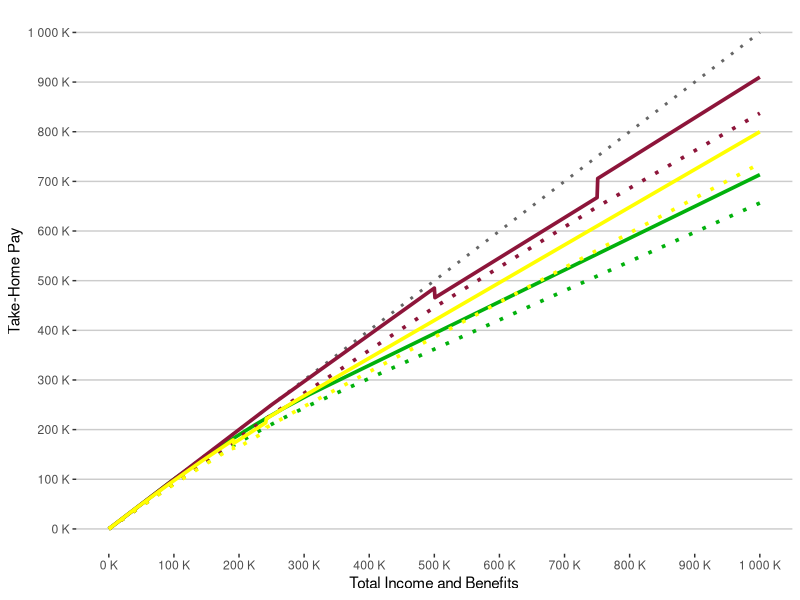

Reproduce this figure in R.
library(ggplot2)
library(scales)
rm(list = ls())

# Generate data
x <- seq(0, 1000000, by = 1000)
y_dotted <- x

#Income After Tax 

y_ranil <- ifelse(x <= 100000, x,
           ifelse(x <= 141666.67,(x-100000)* 0.94+100000,
           ifelse(x <= 183335.33,(41666.67*0.94)+(x - 100000 - 41666.67)* 0.88 + 100000,
           ifelse(x <= 225003, (41666.67*0.94)+((41666.67)*0.88)+(x-100000 - 2*41666.67)*0.82 +100000,
           ifelse(x <= 266670.67,(41666.67*0.94)+(41666.67*0.88)+(41666.67*0.82)+(x-100000-3*41666.67) * 0.76 +100000,
           ifelse(x <= 308333.33,(41666.67*0.94)+(41666.67*0.88)+(41666.67*0.82)+(41666.67*0.76)+(x-100000-4*41666.67) * 0.70 +100000,(41666.67*0.94)+(41666.67*0.88)+(41666.67*0.82)+(41666.67*0.76)+(41666.67*0.70)+(x - 100000 - 5*41666.67)*0.64 + 100000)))))) 

y_gota <- ifelse(x <= 250000,x,
          ifelse(x <= 500000, (x - 250000)*0.94 + 250000,
          ifelse(x <= 750000, (250000*0.94) + ((x - 250000 - 250000)*0.88 +250000)*0.92,(250000*0.94)+(250000*0.88)+(x - 250000 - 2*250000)*0.82 + 250000)))
                 
y_mangala <- ifelse(x <= 41666.67, x,
             ifelse(x <= 91666.67,(x-41666.67)* 0.96 + 41666.67,
             ifelse(x <= 141666.67,(50000*0.96)+(x - 41666.67 - 50000)* 0.92 + 41666.67,
             ifelse(x <= 191666.67,(50000*0.96)+(50000*0.92)+(x-41666.67 - 2*50000)*0.88 +41666.67,
             ifelse(x <= 241666.67,(50000*0.96)+(50000*0.92)+(41666.67*0.88)+(x-41666.67-3*50000) * 0.84 +41666.67,
             ifelse(x <= 291666.67,(50000*0.96)+(50000*0.92)+(50000*0.88)+(50000*0.84)+(x-41666.67-4*50000) * 0.80 +41666.67,(50000*0.96)+(50000*0.92)+(50000*0.88)+(50000*0.84)+(50000*0.80)+(x - 41667.66 - 5*50000)*0.76+41666.76)))))) 

df_list <-list("x" = x,"y_gota" = y_gota,"y_ranil" = y_ranil, "y_mangala" = y_mangala)
df <- as.data.frame(df_list)  

#Take home pay 

ranil_z <- ifelse(x <= 100000, (x * 0.92),
           ifelse(x <= 141666.67,((x-100000)* 0.94+100000)*0.92,
           ifelse(x <= 183335.33,((41666.67*0.94)+(x - 100000 - 41666.67)* 0.88 + 100000)*0.92,
           ifelse(x <= 225003, ((41666.67*0.94)+((41666.67)*0.88)+(x-100000 - 2*41666.67)*0.82 +100000)*0.92,
           ifelse(x <= 266670.67, ((41666.67*0.94)+(41666.67*0.88)+(41666.67*0.82)+(x-100000-3*41666.67) * 0.76 +100000)*0.92,
           ifelse(x <= 308333.33, ((41666.67*0.94)+(41666.67*0.88)+(41666.67*0.82)+(41666.67*0.76)+(x-100000-4*41666.67) * 0.70 +100000)*0.92,((41666.67*0.94)+(41666.67*0.88)+(41666.67*0.82)+(41666.67*0.76)+(41666.67*0.70)+(x - 100000 - 5*41666.67)*0.64 + 100000)*0.92)))))) 

gota_z <- ifelse(x <= 250000, (x*0.92),
          ifelse(x <= 500000, ((x - 250000)*0.94+250000)*0.92,
          ifelse(x <= 750000, ((250000*0.94)+(x - 250000 - 250000)*0.88 +250000)*0.92,((250000*0.94)+(250000*0.88)+(x - 250000 - 2*250000)*0.82 + 250000)*0.92 )))

mangala_z <- ifelse(x <= 41666.67, (x*0.92),
             ifelse(x <= 91666.67,((x-41666.67)* 0.96+41666.67)*0.92,
             ifelse(x <= 141666.67,((50000*0.96)+(x - 41666.67 - 50000)* 0.92 + 41666.67)*0.92,
             ifelse(x <= 191666.67, ((50000*0.96)+(50000*0.92)+(x-41666.67 - 2*50000)*0.88 +41666.67)*0.92,
             ifelse(x <= 241666.67, ((50000*0.96)+(50000*0.92)+(41666.67*0.88)+(x-41666.67-3*50000) * 0.84 +41666.67)*0.92,
             ifelse(x <= 291666.67, ((50000*0.96)+(50000*0.92)+(50000*0.88)+(50000*0.84)+(x-41666.67-4*50000) * 0.80 +41666.67)*0.92,((50000*0.96)+(50000*0.92)+(50000*0.88)+(50000*0.84)+(50000*0.80)+(x - 41667.66 - 5*50000)*0.76+41666.76)*0.92)))))) 

df_list <-list("x" = x,"ranil_z" = ranil_z,"gota_z" = gota_z, "mangala_z" = mangala_z)
df <- as.data.frame(df_list) 
  
# Create the plot
ggplot() +
  geom_line(data = data.frame(x, y_dotted), aes(x, y_dotted), linetype = "dotted", color = "#666666", size=1) +
  geom_line(data = data.frame(x, y_ranil), aes(x, y_ranil), color = "#01B10C", size=1.25) +
  geom_line(data = data.frame(x, ranil_z), aes(x, ranil_z), color = "#01B10C", size=1.25,linetype = "dotted")+
  geom_line(data = data.frame(x, y_gota), aes(x, y_gota), color = "#8D153A", size=1.25) +
  geom_line(data = data.frame(x, gota_z), aes(x,gota_z), color = "#8D153A", size=1.25,linetype = "dotted")+
  geom_line(data = data.frame(x, y_mangala), aes(x,y_mangala), color = "yellow", size=1.25)+
  geom_line(data = data.frame(x,mangala_z), aes(x,mangala_z), color = "yellow", size=1.25,linetype = "dotted")+
  xlab("Total Income and Benefits") +
  ylab("Take-Home Pay") +
  scale_y_continuous(breaks = seq(0, 1000000, by = 100000), 
                     labels = label_number(suffix = " K", scale = 1e-3)) +
  scale_x_continuous(breaks = seq(0, 1000000, by = 100000), 
                     labels = label_number(suffix = " K", scale = 1e-3)) +
  
  theme(panel.background = element_rect(fill = "#ffffff"), 
        plot.background = element_rect(fill = "white")) +
  theme(panel.grid.major.y = element_line(color = "#cccccc", linetype = "solid"),
        panel.grid.major.x = element_blank())

